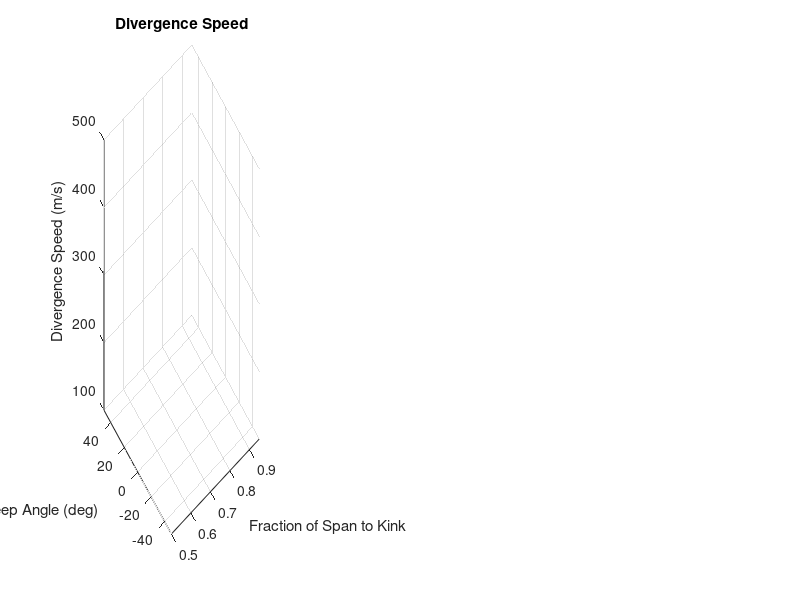

Source code (MATLAB): (Note: this script raises an error after producing the figure.)
clear all; close all;

load("case_output_forces.mat")

%Create vectors for X and Y directions
ang_Y = rad2deg(ang_flutter(:, 1));
pos_X = pos_flutter(1, :);

%Set divergence and flutter velocities to be infinite when they did not
%occur (v=0)
v_min_thresh = 0;                     
v_div(v_div<=v_min_thresh) = inf;
v_flutter(v_flutter<=v_min_thresh) = inf;
v_flutter_filt(v_flutter_filt<=v_min_thresh) = inf;
v_max = min(v_div, v_flutter_filt);

%Create boolean array for where flutter and divergence occur
is_flutter = zeros([length(ang_Y) length(pos_X)]);
for i = 1:length(ang_Y)
    for j = 1:length(pos_X)
        is_flutter(i, j) = (v_flutter_filt(i, j) < v_div(i, j));
    end
end

%Plot flutter, divergence and maximum speeds
subplot(1, 3, 1)
surf(pos_X, ang_Y, v_div)
xlabel("Fraction of Span to Kink");
ylabel("Sweep Angle (deg)");
zlabel("Divergence Speed (m/s)");
title("Divergence Speed");
xlim([min(pos_X) max(pos_X)]);
ylim([min(ang_Y) max(ang_Y)]);
zlim([100 500]);
clim([150 350])
view([0 90]);

subplot(1, 3, 2)
surf(pos_X, ang_Y, v_flutter_filt)
xlabel("Fraction of Span to Kink");
ylabel("Sweep Angle (deg)");
zlabel("Flutter Speed (m/s)");
title("Flutter Speed");
xlim([min(pos_X) max(pos_X)]);
ylim([min(ang_Y) max(ang_Y)]);
zlim([100 500]);
clim([150 350])
view([0 90]);

subplot(1, 3, 3)
surf(pos_X, ang_Y, v_max)
xlabel("Fraction of Span to Kink");
ylabel("Sweep Angle (deg)");
zlabel("Maximum Speed (m/s)");
title("Maximum Speed");
xlim([min(pos_X) max(pos_X)]);
ylim([min(ang_Y) max(ang_Y)]);
zlim([100 500]);
clim([150 350])
view([0 90]);

%Plot moment
figure();
for i = 1:3
    subplot(1, 3, i)
    surf(pos_X, ang_Y, moments_a(:, :, i))
    xlabel("Fraction of Span to Kink");
    ylabel("Sweep Angle (deg)");
    zlabel("Total Moment (Nm)");
    title("Total Moments");
    view([0 90]);
    colorbar
end

%Plot force
figure();
for i = 1:3
    subplot(1, 3, i)
    surf(pos_X, ang_Y, forces_a(:, :, i))
    xlabel("Fraction of Span to Kink");
    ylabel("Sweep Angle (deg)");
    zlabel("Total Force (N)");
    title("Total Forces");
    view([0 90]);
    colorbar
end

% c = colorbar;
% c.Label.String = 'Maximum Velocity (m/s)';
% clim([150 350])

% figure()
% surf(pos_X, ang_Y, is_flutter)
% view([0 90]);

% figure()
% hold on;
% surf(pos_X, ang_Y, v_div)
% surf(pos_X, ang_Y, v_flutter)
% hold off;


%shading interp
%h = gca;
%set(h,'zscale','log')
